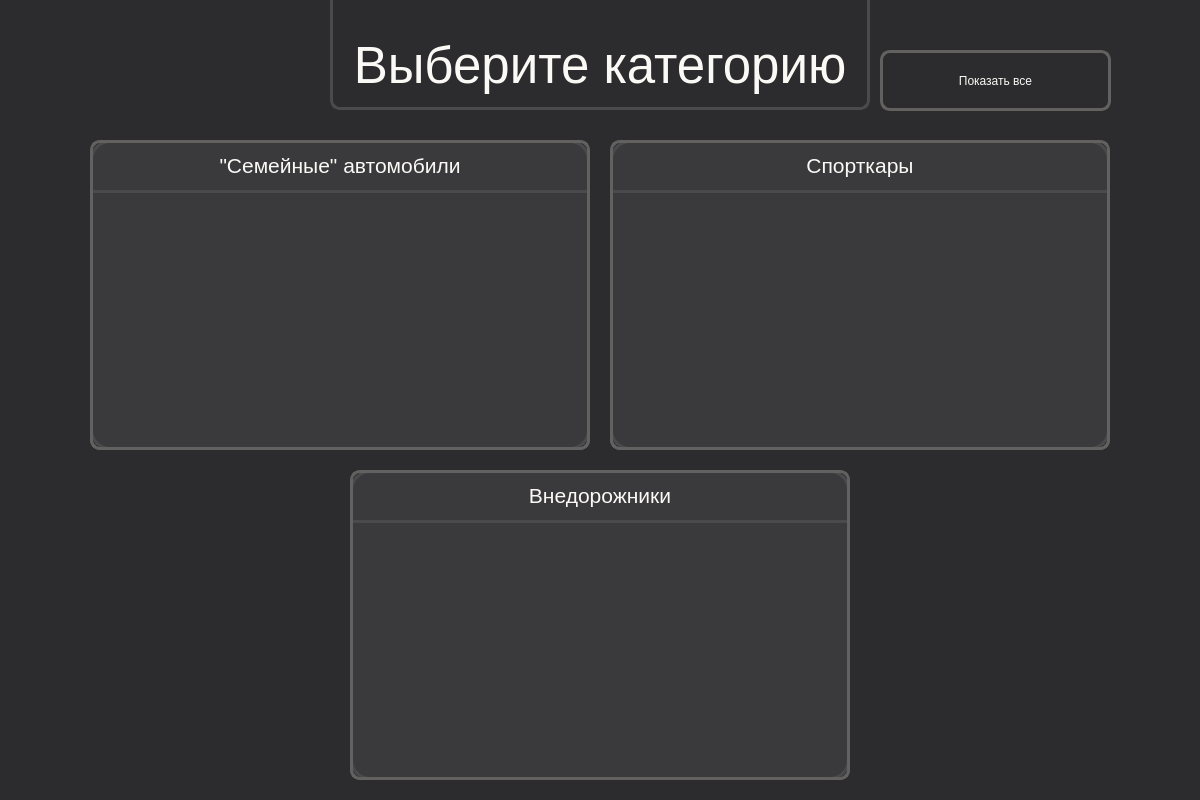
<?xml version="1.0" encoding="UTF-8"?>
<ui version="4.0">
 <class>MainWindow</class>
 <widget class="QMainWindow" name="MainWindow">
  <property name="geometry">
   <rect>
    <x>0</x>
    <y>0</y>
    <width>1200</width>
    <height>800</height>
   </rect>
  </property>
  <property name="minimumSize">
   <size>
    <width>1200</width>
    <height>800</height>
   </size>
  </property>
  <property name="maximumSize">
   <size>
    <width>1200</width>
    <height>800</height>
   </size>
  </property>
  <property name="font">
   <font>
    <pointsize>15</pointsize>
   </font>
  </property>
  <property name="windowTitle">
   <string>MainWindow</string>
  </property>
  <property name="styleSheet">
   <string notr="true">QMainWindow {
background-color: rgb(44, 44, 46);
}

QPushButton {
background:rgb(44, 44, 46);
color:rgb(250, 249, 245);
font:20pt &quot;Cascadia Mono SemiBold&quot;;
border: 3px solid rgb(98, 97, 95);
border-radius: 10px;
}
QPushButton:hover {
background:rgb(38, 38, 36);
}
QPushButton:pressed {
background:rgb(70, 70, 70);
}

QPushButton#btn_category_1 {
background-color: rgba(255, 255, 255, 0);
}
QPushButton#btn_category_2 {
background-color: rgba(255, 255, 255, 0);
}
QPushButton#btn_category_3 {
background-color: rgba(255, 255, 255, 0);
}
QPushButton#btn_category_4 {
background-color: rgba(255, 255, 255, 0);
}
QPushButton#btn_goto_LowPrice {
background-color: rgba(255, 255, 255, 0);
}
QPushButton#btn_goto_MidPrice {
background-color: rgba(255, 255, 255, 0);
}
QPushButton#btn_goto_HighPrice {
background-color: rgba(255, 255, 255, 0);
}

QListWidget {
    background-color: rgb(58, 58, 60);
    border: 1px solid #555;
    border-radius: 4px;
    color: white;
	outline: none;
}
QListWidget::item {
    padding: 6px;
    border-bottom: 1px solid #444;
}
QListWidget::item:hover {
    background-color: #3c3f41;
}
QListWidget::item:selected {
    background-color:  rgb(74, 144, 217);
    color: white;
	outline: none;
}

QTableWidget {
    background-color: #2b2b2b;
    gridline-color: #555;
    border: 1px solid #555;
    color: white;
    outline: none;
}
QTableWidget::item {
    padding: 4px;
    border: none;
}
QTableWidget::item:hover {
    background-color: #3c3f41;
}
QTableWidget::item:selected {
    background-color:  rgb(74, 144, 217);
    color: white;
}
QHeaderView::section {
    background-color: #3c3f41;
    color: white;
    padding: 4px;
    border: 1px solid #555;
    font-weight: bold;
}

QScrollBar::add-line:vertical, QScrollBar::sub-line:vertical,
QScrollBar::add-line:horizontal, QScrollBar::sub-line:horizontal {
    width: 0px;
    height: 0px;
    background: none;
}

QScrollBar::add-page:vertical, QScrollBar::sub-page:vertical,
QScrollBar::add-page:horizontal, QScrollBar::sub-page:horizontal {
    background: none;
}

QScrollBar:vertical {
    background: #2b2b2b;
    width: 10px;
    border: none;
}

QScrollBar::handle:vertical {
    background: #555;
    border-radius: 5px;
    min-height: 20px;
}

QScrollBar:horizontal {
    background: #2b2b2b;
    height: 10px;
    border: none;
}

QScrollBar::handle:horizontal {
    background: #555;
    border-radius: 5px;
    min-width: 20px;
}

QLabel {
color: rgb(250, 249, 245);
font :&quot;Cascadia Mono SemiBold&quot;;
}

QFrame#fr_category_1 {
background:rgb(58, 58, 60);
border: 3px solid rgb(74, 74, 76);
border-radius: 20px;
}
QFrame#fr_category_2 {
background:rgb(58, 58, 60);
border: 3px solid rgb(74, 74, 76);
border-radius: 20px;
}
QFrame#fr_category_3 {
background:rgb(58, 58, 60);
border: 3px solid rgb(74, 74, 76);
border-radius: 20px;
}
QFrame#fr_category_4 {
background:rgb(58, 58, 60);
border-radius: 20px;
}

QLabel#carPhoto_1 {
border: 3px solid rgb(74, 74, 76);
border-bottom-left-radius: 10px;
border-bottom-right-radius: 10px;
}
QLabel#carPhoto_2 {
border: 3px solid rgb(74, 74, 76);
border-bottom-left-radius: 10px;
border-bottom-right-radius: 10px;
}
QLabel#carPhoto_3 {
border: 3px solid rgb(74, 74, 76);
border-bottom-left-radius: 10px;
border-bottom-right-radius: 10px;
}
QLabel#carPhoto_4 {
border: 3px solid rgb(74, 74, 76);
border-bottom-left-radius: 10px;
border-bottom-right-radius: 10px;
}

QLabel#lb_bg1 {
background:rgb(58, 58, 60);
border: 3px solid rgb(74, 74, 76);
border-radius: 20px;
}
QLabel#lb_bg2 {
background:rgb(58, 58, 60);
border: 3px solid rgb(74, 74, 76);
border-radius: 20px;
}
QLabel#lb_bg3 {
background:rgb(58, 58, 60);
border: 3px solid rgb(74, 74, 76);
border-radius: 20px;
}
QLabel#lb_bg4 {
border: 3px solid rgb(74, 74, 76);
border-radius: 20px;
}
QLabel#lb_bg5 {
background:rgb(58, 58, 60);
border: 3px solid rgb(74, 74, 76);
border-bottom-left-radius: 10px;
}
QLabel#lb_bg6 {
border: 3px solid rgb(74, 74, 76);
border-radius: 10px;
}
QLabel#lb_info {
background:rgb(58, 58, 60);
border: 3px solid rgb(74, 74, 76);
border-radius: 20px;
margin: 5px;
}
QLabel#lb_list {
background:rgb(58, 58, 60);
border: 3px solid rgb(74, 74, 76);
border-radius: 10px;
}

QLabel#lb_LowPrice {
color: rgb(74, 144, 217);
background: rgb(44, 44, 46);
border: 3px solid  rgb(74, 74, 76);
border-radius: 10px;
}
QLabel#lb_MidPrice {
color: rgb(74, 144, 217);
background: rgb(44, 44, 46);
border: 3px solid  rgb(74, 74, 76);
border-radius: 10px;
}
QLabel#lb_HighPrice {
color: rgb(74, 144, 217);
background: rgb(44, 44, 46);
border: 3px solid  rgb(74, 74, 76);
border-radius: 10px;
}



QLabel#photo_LowPrice {
border-radius: 10px;
}
QLabel#photo_MidPrice {
border-radius: 10px;
}
QLabel#photo_HighPrice {
border-radius: 10px;
}
QLabel#photo {
border-radius: 10px;
}</string>
  </property>
  <property name="animated">
   <bool>true</bool>
  </property>
  <widget class="QWidget" name="centralwidget">
   <widget class="QStackedWidget" name="stackedWidget">
    <property name="geometry">
     <rect>
      <x>0</x>
      <y>0</y>
      <width>1200</width>
      <height>800</height>
     </rect>
    </property>
    <property name="currentIndex">
     <number>0</number>
    </property>
    <widget class="QWidget" name="Menu">
     <widget class="QLabel" name="lb_greetings">
      <property name="geometry">
       <rect>
        <x>350</x>
        <y>30</y>
        <width>500</width>
        <height>70</height>
       </rect>
      </property>
      <property name="font">
       <font>
        <pointsize>38</pointsize>
       </font>
      </property>
      <property name="text">
       <string>Выберите категорию</string>
      </property>
      <property name="alignment">
       <set>Qt::AlignCenter</set>
      </property>
     </widget>
     <widget class="QPushButton" name="btn_show">
      <property name="geometry">
       <rect>
        <x>880</x>
        <y>50</y>
        <width>231</width>
        <height>61</height>
       </rect>
      </property>
      <property name="text">
       <string>Показать все</string>
      </property>
     </widget>
     <widget class="QLabel" name="lb_bg6">
      <property name="geometry">
       <rect>
        <x>330</x>
        <y>-20</y>
        <width>540</width>
        <height>130</height>
       </rect>
      </property>
      <property name="font">
       <font>
        <pointsize>26</pointsize>
       </font>
      </property>
      <property name="styleSheet">
       <string notr="true"/>
      </property>
      <property name="text">
       <string/>
      </property>
      <property name="alignment">
       <set>Qt::AlignCenter</set>
      </property>
     </widget>
     <widget class="QFrame" name="fr_category_1">
      <property name="geometry">
       <rect>
        <x>90</x>
        <y>140</y>
        <width>500</width>
        <height>310</height>
       </rect>
      </property>
      <property name="frameShape">
       <enum>QFrame::StyledPanel</enum>
      </property>
      <property name="frameShadow">
       <enum>QFrame::Raised</enum>
      </property>
      <widget class="QLabel" name="lb_carName_1">
       <property name="geometry">
        <rect>
         <x>0</x>
         <y>0</y>
         <width>500</width>
         <height>50</height>
        </rect>
       </property>
       <property name="font">
        <font>
         <pointsize>16</pointsize>
        </font>
       </property>
       <property name="text">
        <string>&quot;Семейные&quot; автомобили</string>
       </property>
       <property name="alignment">
        <set>Qt::AlignCenter</set>
       </property>
      </widget>
      <widget class="QLabel" name="carPhoto_1">
       <property name="geometry">
        <rect>
         <x>0</x>
         <y>50</y>
         <width>500</width>
         <height>260</height>
        </rect>
       </property>
       <property name="font">
        <font>
         <pointsize>16</pointsize>
        </font>
       </property>
       <property name="styleSheet">
        <string notr="true"/>
       </property>
       <property name="text">
        <string/>
       </property>
       <property name="alignment">
        <set>Qt::AlignCenter</set>
       </property>
      </widget>
      <widget class="QPushButton" name="btn_category_1">
       <property name="geometry">
        <rect>
         <x>0</x>
         <y>0</y>
         <width>500</width>
         <height>310</height>
        </rect>
       </property>
       <property name="text">
        <string/>
       </property>
      </widget>
     </widget>
     <widget class="QFrame" name="fr_category_2">
      <property name="geometry">
       <rect>
        <x>350</x>
        <y>470</y>
        <width>500</width>
        <height>310</height>
       </rect>
      </property>
      <property name="frameShape">
       <enum>QFrame::StyledPanel</enum>
      </property>
      <property name="frameShadow">
       <enum>QFrame::Raised</enum>
      </property>
      <widget class="QLabel" name="carPhoto_2">
       <property name="geometry">
        <rect>
         <x>0</x>
         <y>50</y>
         <width>500</width>
         <height>260</height>
        </rect>
       </property>
       <property name="font">
        <font>
         <pointsize>16</pointsize>
        </font>
       </property>
       <property name="styleSheet">
        <string notr="true"/>
       </property>
       <property name="text">
        <string/>
       </property>
       <property name="alignment">
        <set>Qt::AlignCenter</set>
       </property>
      </widget>
      <widget class="QLabel" name="lb_carName_2">
       <property name="geometry">
        <rect>
         <x>0</x>
         <y>0</y>
         <width>500</width>
         <height>50</height>
        </rect>
       </property>
       <property name="font">
        <font>
         <pointsize>16</pointsize>
        </font>
       </property>
       <property name="text">
        <string>Внедорожники</string>
       </property>
       <property name="alignment">
        <set>Qt::AlignCenter</set>
       </property>
      </widget>
      <widget class="QPushButton" name="btn_category_2">
       <property name="geometry">
        <rect>
         <x>0</x>
         <y>0</y>
         <width>500</width>
         <height>310</height>
        </rect>
       </property>
       <property name="text">
        <string/>
       </property>
      </widget>
     </widget>
     <widget class="QFrame" name="fr_category_3">
      <property name="geometry">
       <rect>
        <x>610</x>
        <y>140</y>
        <width>500</width>
        <height>310</height>
       </rect>
      </property>
      <property name="frameShape">
       <enum>QFrame::StyledPanel</enum>
      </property>
      <property name="frameShadow">
       <enum>QFrame::Raised</enum>
      </property>
      <widget class="QLabel" name="carPhoto_3">
       <property name="geometry">
        <rect>
         <x>0</x>
         <y>50</y>
         <width>500</width>
         <height>260</height>
        </rect>
       </property>
       <property name="font">
        <font>
         <pointsize>16</pointsize>
        </font>
       </property>
       <property name="styleSheet">
        <string notr="true"/>
       </property>
       <property name="text">
        <string/>
       </property>
       <property name="alignment">
        <set>Qt::AlignCenter</set>
       </property>
      </widget>
      <widget class="QLabel" name="lb_carName_3">
       <property name="geometry">
        <rect>
         <x>0</x>
         <y>0</y>
         <width>500</width>
         <height>50</height>
        </rect>
       </property>
       <property name="font">
        <font>
         <pointsize>16</pointsize>
        </font>
       </property>
       <property name="text">
        <string>Спорткары</string>
       </property>
       <property name="alignment">
        <set>Qt::AlignCenter</set>
       </property>
      </widget>
      <widget class="QPushButton" name="btn_category_3">
       <property name="geometry">
        <rect>
         <x>0</x>
         <y>0</y>
         <width>500</width>
         <height>310</height>
        </rect>
       </property>
       <property name="text">
        <string/>
       </property>
      </widget>
     </widget>
     <zorder>lb_bg6</zorder>
     <zorder>lb_greetings</zorder>
     <zorder>btn_show</zorder>
     <zorder>fr_category_1</zorder>
     <zorder>fr_category_2</zorder>
     <zorder>fr_category_3</zorder>
    </widget>
    <widget class="QWidget" name="Categories">
     <widget class="QLabel" name="lb_choice">
      <property name="geometry">
       <rect>
        <x>350</x>
        <y>30</y>
        <width>500</width>
        <height>70</height>
       </rect>
      </property>
      <property name="font">
       <font>
        <pointsize>26</pointsize>
        <weight>50</weight>
        <italic>false</italic>
        <bold>false</bold>
       </font>
      </property>
      <property name="text">
       <string>Выберите ценовую категорию</string>
      </property>
      <property name="alignment">
       <set>Qt::AlignCenter</set>
      </property>
      <property name="wordWrap">
       <bool>true</bool>
      </property>
     </widget>
     <widget class="QLabel" name="lb_LowPrice">
      <property name="geometry">
       <rect>
        <x>170</x>
        <y>180</y>
        <width>450</width>
        <height>160</height>
       </rect>
      </property>
      <property name="font">
       <font>
        <pointsize>26</pointsize>
       </font>
      </property>
      <property name="styleSheet">
       <string notr="true"/>
      </property>
      <property name="text">
       <string>Цена - Цена</string>
      </property>
      <property name="alignment">
       <set>Qt::AlignCenter</set>
      </property>
     </widget>
     <widget class="QLabel" name="lb_bg1">
      <property name="geometry">
       <rect>
        <x>150</x>
        <y>160</y>
        <width>900</width>
        <height>200</height>
       </rect>
      </property>
      <property name="font">
       <font>
        <pointsize>26</pointsize>
       </font>
      </property>
      <property name="styleSheet">
       <string notr="true"/>
      </property>
      <property name="text">
       <string/>
      </property>
      <property name="alignment">
       <set>Qt::AlignCenter</set>
      </property>
     </widget>
     <widget class="QLabel" name="lb_bg2">
      <property name="geometry">
       <rect>
        <x>150</x>
        <y>370</y>
        <width>900</width>
        <height>200</height>
       </rect>
      </property>
      <property name="font">
       <font>
        <pointsize>26</pointsize>
       </font>
      </property>
      <property name="styleSheet">
       <string notr="true"/>
      </property>
      <property name="text">
       <string/>
      </property>
      <property name="alignment">
       <set>Qt::AlignCenter</set>
      </property>
     </widget>
     <widget class="QLabel" name="lb_bg3">
      <property name="geometry">
       <rect>
        <x>150</x>
        <y>580</y>
        <width>900</width>
        <height>200</height>
       </rect>
      </property>
      <property name="font">
       <font>
        <pointsize>26</pointsize>
       </font>
      </property>
      <property name="styleSheet">
       <string notr="true"/>
      </property>
      <property name="text">
       <string/>
      </property>
      <property name="alignment">
       <set>Qt::AlignCenter</set>
      </property>
     </widget>
     <widget class="QLabel" name="lb_MidPrice">
      <property name="geometry">
       <rect>
        <x>170</x>
        <y>390</y>
        <width>450</width>
        <height>160</height>
       </rect>
      </property>
      <property name="font">
       <font>
        <pointsize>26</pointsize>
       </font>
      </property>
      <property name="styleSheet">
       <string notr="true"/>
      </property>
      <property name="text">
       <string>Цена - Цена</string>
      </property>
      <property name="alignment">
       <set>Qt::AlignCenter</set>
      </property>
     </widget>
     <widget class="QLabel" name="lb_HighPrice">
      <property name="geometry">
       <rect>
        <x>170</x>
        <y>600</y>
        <width>450</width>
        <height>160</height>
       </rect>
      </property>
      <property name="font">
       <font>
        <pointsize>26</pointsize>
       </font>
      </property>
      <property name="styleSheet">
       <string notr="true"/>
      </property>
      <property name="text">
       <string>Цена - Цена</string>
      </property>
      <property name="alignment">
       <set>Qt::AlignCenter</set>
      </property>
     </widget>
     <widget class="QLabel" name="photo_price_1">
      <property name="geometry">
       <rect>
        <x>680</x>
        <y>175</y>
        <width>340</width>
        <height>170</height>
       </rect>
      </property>
      <property name="font">
       <font>
        <pointsize>26</pointsize>
       </font>
      </property>
      <property name="styleSheet">
       <string notr="true"/>
      </property>
      <property name="text">
       <string/>
      </property>
      <property name="alignment">
       <set>Qt::AlignCenter</set>
      </property>
     </widget>
     <widget class="QLabel" name="photo_price_2">
      <property name="geometry">
       <rect>
        <x>680</x>
        <y>385</y>
        <width>340</width>
        <height>170</height>
       </rect>
      </property>
      <property name="font">
       <font>
        <pointsize>26</pointsize>
       </font>
      </property>
      <property name="styleSheet">
       <string notr="true"/>
      </property>
      <property name="text">
       <string/>
      </property>
      <property name="alignment">
       <set>Qt::AlignCenter</set>
      </property>
     </widget>
     <widget class="QLabel" name="photo_price_3">
      <property name="geometry">
       <rect>
        <x>680</x>
        <y>595</y>
        <width>340</width>
        <height>170</height>
       </rect>
      </property>
      <property name="font">
       <font>
        <pointsize>26</pointsize>
       </font>
      </property>
      <property name="styleSheet">
       <string notr="true"/>
      </property>
      <property name="text">
       <string/>
      </property>
      <property name="alignment">
       <set>Qt::AlignCenter</set>
      </property>
     </widget>
     <widget class="QPushButton" name="btn_back">
      <property name="geometry">
       <rect>
        <x>50</x>
        <y>30</y>
        <width>150</width>
        <height>60</height>
       </rect>
      </property>
      <property name="text">
       <string>Назад</string>
      </property>
      <property name="autoDefault">
       <bool>false</bool>
      </property>
      <property name="default">
       <bool>false</bool>
      </property>
      <property name="flat">
       <bool>false</bool>
      </property>
     </widget>
     <widget class="QLabel" name="lb_bg4">
      <property name="geometry">
       <rect>
        <x>330</x>
        <y>-20</y>
        <width>540</width>
        <height>130</height>
       </rect>
      </property>
      <property name="font">
       <font>
        <pointsize>26</pointsize>
       </font>
      </property>
      <property name="styleSheet">
       <string notr="true"/>
      </property>
      <property name="text">
       <string/>
      </property>
      <property name="alignment">
       <set>Qt::AlignCenter</set>
      </property>
     </widget>
     <widget class="QPushButton" name="btn_goto_LowPrice">
      <property name="geometry">
       <rect>
        <x>150</x>
        <y>160</y>
        <width>900</width>
        <height>200</height>
       </rect>
      </property>
      <property name="text">
       <string/>
      </property>
      <property name="autoDefault">
       <bool>false</bool>
      </property>
      <property name="default">
       <bool>false</bool>
      </property>
      <property name="flat">
       <bool>false</bool>
      </property>
     </widget>
     <widget class="QPushButton" name="btn_goto_MidPrice">
      <property name="geometry">
       <rect>
        <x>150</x>
        <y>370</y>
        <width>900</width>
        <height>200</height>
       </rect>
      </property>
      <property name="text">
       <string/>
      </property>
      <property name="autoDefault">
       <bool>false</bool>
      </property>
      <property name="default">
       <bool>false</bool>
      </property>
      <property name="flat">
       <bool>false</bool>
      </property>
     </widget>
     <widget class="QPushButton" name="btn_goto_HighPrice">
      <property name="geometry">
       <rect>
        <x>150</x>
        <y>580</y>
        <width>900</width>
        <height>200</height>
       </rect>
      </property>
      <property name="text">
       <string/>
      </property>
      <property name="autoDefault">
       <bool>false</bool>
      </property>
      <property name="default">
       <bool>false</bool>
      </property>
      <property name="flat">
       <bool>false</bool>
      </property>
     </widget>
     <zorder>lb_bg4</zorder>
     <zorder>lb_bg1</zorder>
     <zorder>lb_choice</zorder>
     <zorder>lb_LowPrice</zorder>
     <zorder>lb_bg2</zorder>
     <zorder>lb_bg3</zorder>
     <zorder>lb_MidPrice</zorder>
     <zorder>lb_HighPrice</zorder>
     <zorder>photo_price_1</zorder>
     <zorder>photo_price_2</zorder>
     <zorder>photo_price_3</zorder>
     <zorder>btn_back</zorder>
     <zorder>btn_goto_LowPrice</zorder>
     <zorder>btn_goto_MidPrice</zorder>
     <zorder>btn_goto_HighPrice</zorder>
    </widget>
    <widget class="QWidget" name="Categories_inspect">
     <widget class="QWidget" name="verticalLayoutWidget">
      <property name="geometry">
       <rect>
        <x>660</x>
        <y>100</y>
        <width>521</width>
        <height>671</height>
       </rect>
      </property>
      <layout class="QVBoxLayout" name="Plot"/>
     </widget>
     <widget class="QListWidget" name="list">
      <property name="geometry">
       <rect>
        <x>50</x>
        <y>480</y>
        <width>300</width>
        <height>230</height>
       </rect>
      </property>
     </widget>
     <widget class="QTableWidget" name="table">
      <property name="geometry">
       <rect>
        <x>360</x>
        <y>420</y>
        <width>280</width>
        <height>360</height>
       </rect>
      </property>
      <property name="font">
       <font>
        <pointsize>8</pointsize>
       </font>
      </property>
      <property name="layoutDirection">
       <enum>Qt::LeftToRight</enum>
      </property>
      <property name="autoFillBackground">
       <bool>false</bool>
      </property>
      <property name="frameShape">
       <enum>QFrame::StyledPanel</enum>
      </property>
      <property name="frameShadow">
       <enum>QFrame::Sunken</enum>
      </property>
      <property name="horizontalScrollBarPolicy">
       <enum>Qt::ScrollBarAsNeeded</enum>
      </property>
      <property name="autoScroll">
       <bool>true</bool>
      </property>
      <property name="autoScrollMargin">
       <number>16</number>
      </property>
      <property name="dragEnabled">
       <bool>false</bool>
      </property>
      <property name="alternatingRowColors">
       <bool>false</bool>
      </property>
      <property name="showGrid">
       <bool>true</bool>
      </property>
      <property name="gridStyle">
       <enum>Qt::SolidLine</enum>
      </property>
      <property name="sortingEnabled">
       <bool>false</bool>
      </property>
      <property name="wordWrap">
       <bool>true</bool>
      </property>
      <property name="cornerButtonEnabled">
       <bool>false</bool>
      </property>
      <property name="rowCount">
       <number>9</number>
      </property>
      <attribute name="horizontalHeaderVisible">
       <bool>false</bool>
      </attribute>
      <attribute name="horizontalHeaderCascadingSectionResizes">
       <bool>false</bool>
      </attribute>
      <attribute name="horizontalHeaderDefaultSectionSize">
       <number>135</number>
      </attribute>
      <attribute name="horizontalHeaderMinimumSectionSize">
       <number>30</number>
      </attribute>
      <attribute name="horizontalHeaderShowSortIndicator" stdset="0">
       <bool>false</bool>
      </attribute>
      <attribute name="horizontalHeaderStretchLastSection">
       <bool>true</bool>
      </attribute>
      <attribute name="verticalHeaderVisible">
       <bool>false</bool>
      </attribute>
      <attribute name="verticalHeaderCascadingSectionResizes">
       <bool>false</bool>
      </attribute>
      <attribute name="verticalHeaderDefaultSectionSize">
       <number>36</number>
      </attribute>
      <attribute name="verticalHeaderHighlightSections">
       <bool>true</bool>
      </attribute>
      <attribute name="verticalHeaderMinimumSectionSize">
       <number>36</number>
      </attribute>
      <attribute name="verticalHeaderShowSortIndicator" stdset="0">
       <bool>false</bool>
      </attribute>
      <attribute name="verticalHeaderStretchLastSection">
       <bool>true</bool>
      </attribute>
      <row>
       <property name="text">
        <string>New Row</string>
       </property>
      </row>
      <row>
       <property name="text">
        <string>New Row</string>
       </property>
      </row>
      <row>
       <property name="text">
        <string>New Row</string>
       </property>
      </row>
      <row>
       <property name="text">
        <string>New Row</string>
       </property>
      </row>
      <row>
       <property name="text">
        <string>New Row</string>
       </property>
      </row>
      <row>
       <property name="text">
        <string>New Row</string>
       </property>
      </row>
      <row>
       <property name="text">
        <string>New Row</string>
       </property>
      </row>
      <row>
       <property name="text">
        <string>New Row</string>
       </property>
      </row>
      <row>
       <property name="text">
        <string>New Row</string>
       </property>
      </row>
      <column>
       <property name="text">
        <string>Характеристика</string>
       </property>
      </column>
      <column>
       <property name="text">
        <string>Значение</string>
       </property>
      </column>
      <item row="0" column="0">
       <property name="text">
        <string>Тип двигателя</string>
       </property>
      </item>
      <item row="0" column="1">
       <property name="text">
        <string/>
       </property>
      </item>
      <item row="1" column="0">
       <property name="text">
        <string>Обьём двигателя / аккумулятора</string>
       </property>
      </item>
      <item row="1" column="1">
       <property name="text">
        <string/>
       </property>
      </item>
      <item row="2" column="0">
       <property name="text">
        <string>Количество л.с.</string>
       </property>
      </item>
      <item row="2" column="1">
       <property name="text">
        <string/>
       </property>
      </item>
      <item row="3" column="0">
       <property name="text">
        <string>Макс. скорость (км/ч)</string>
       </property>
      </item>
      <item row="3" column="1">
       <property name="text">
        <string/>
       </property>
      </item>
      <item row="4" column="0">
       <property name="text">
        <string>(0 - 100 км/ч, с)</string>
       </property>
      </item>
      <item row="4" column="1">
       <property name="text">
        <string/>
       </property>
      </item>
      <item row="5" column="0">
       <property name="text">
        <string>Цена в долларах</string>
       </property>
      </item>
      <item row="5" column="1">
       <property name="text">
        <string/>
       </property>
      </item>
      <item row="6" column="0">
       <property name="text">
        <string>Тип топлива</string>
       </property>
      </item>
      <item row="6" column="1">
       <property name="text">
        <string/>
       </property>
      </item>
      <item row="7" column="0">
       <property name="text">
        <string>Количество мест</string>
       </property>
      </item>
      <item row="7" column="1">
       <property name="text">
        <string/>
       </property>
      </item>
      <item row="8" column="0">
       <property name="text">
        <string>Крутящий момент</string>
       </property>
      </item>
      <item row="8" column="1">
       <property name="text">
        <string/>
       </property>
      </item>
     </widget>
     <widget class="QPushButton" name="btn_inspect">
      <property name="geometry">
       <rect>
        <x>50</x>
        <y>720</y>
        <width>300</width>
        <height>60</height>
       </rect>
      </property>
      <property name="text">
       <string>Подробнее ⤷</string>
      </property>
     </widget>
     <widget class="QPushButton" name="btn_back_2">
      <property name="geometry">
       <rect>
        <x>50</x>
        <y>30</y>
        <width>150</width>
        <height>60</height>
       </rect>
      </property>
      <property name="text">
       <string>Назад</string>
      </property>
     </widget>
     <widget class="QLabel" name="lb_category">
      <property name="geometry">
       <rect>
        <x>460</x>
        <y>15</y>
        <width>300</width>
        <height>60</height>
       </rect>
      </property>
      <property name="font">
       <font>
        <pointsize>20</pointsize>
       </font>
      </property>
      <property name="text">
       <string>Категория</string>
      </property>
      <property name="alignment">
       <set>Qt::AlignCenter</set>
      </property>
     </widget>
     <widget class="QLabel" name="lb_list">
      <property name="geometry">
       <rect>
        <x>50</x>
        <y>420</y>
        <width>300</width>
        <height>50</height>
       </rect>
      </property>
      <property name="font">
       <font>
        <pointsize>20</pointsize>
       </font>
      </property>
      <property name="text">
       <string>Список автомобилей</string>
      </property>
      <property name="alignment">
       <set>Qt::AlignLeading|Qt::AlignLeft|Qt::AlignVCenter</set>
      </property>
     </widget>
     <widget class="QLabel" name="photo">
      <property name="geometry">
       <rect>
        <x>360</x>
        <y>150</y>
        <width>280</width>
        <height>250</height>
       </rect>
      </property>
      <property name="font">
       <font>
        <pointsize>20</pointsize>
       </font>
      </property>
      <property name="styleSheet">
       <string notr="true"/>
      </property>
      <property name="text">
       <string/>
      </property>
      <property name="alignment">
       <set>Qt::AlignCenter</set>
      </property>
     </widget>
     <widget class="QPushButton" name="btn_menu">
      <property name="geometry">
       <rect>
        <x>210</x>
        <y>30</y>
        <width>210</width>
        <height>60</height>
       </rect>
      </property>
      <property name="text">
       <string>На главную</string>
      </property>
     </widget>
     <widget class="QLabel" name="lb_bg5">
      <property name="geometry">
       <rect>
        <x>440</x>
        <y>0</y>
        <width>1100</width>
        <height>90</height>
       </rect>
      </property>
      <property name="font">
       <font>
        <pointsize>26</pointsize>
       </font>
      </property>
      <property name="styleSheet">
       <string notr="true"/>
      </property>
      <property name="text">
       <string/>
      </property>
      <property name="alignment">
       <set>Qt::AlignCenter</set>
      </property>
     </widget>
     <widget class="QLabel" name="lb_price">
      <property name="geometry">
       <rect>
        <x>730</x>
        <y>15</y>
        <width>441</width>
        <height>60</height>
       </rect>
      </property>
      <property name="font">
       <font>
        <pointsize>20</pointsize>
       </font>
      </property>
      <property name="text">
       <string>Цена - Цена</string>
      </property>
      <property name="alignment">
       <set>Qt::AlignCenter</set>
      </property>
     </widget>
     <widget class="QLabel" name="lb_info">
      <property name="geometry">
       <rect>
        <x>50</x>
        <y>110</y>
        <width>300</width>
        <height>300</height>
       </rect>
      </property>
      <property name="font">
       <font>
        <pointsize>13</pointsize>
        <weight>50</weight>
        <italic>false</italic>
        <bold>false</bold>
       </font>
      </property>
      <property name="styleSheet">
       <string notr="true"/>
      </property>
      <property name="text">
       <string/>
      </property>
      <property name="scaledContents">
       <bool>true</bool>
      </property>
      <property name="alignment">
       <set>Qt::AlignLeading|Qt::AlignLeft|Qt::AlignTop</set>
      </property>
      <property name="wordWrap">
       <bool>true</bool>
      </property>
      <property name="margin">
       <number>15</number>
      </property>
     </widget>
     <zorder>lb_info</zorder>
     <zorder>lb_bg5</zorder>
     <zorder>verticalLayoutWidget</zorder>
     <zorder>list</zorder>
     <zorder>table</zorder>
     <zorder>btn_inspect</zorder>
     <zorder>btn_back_2</zorder>
     <zorder>lb_category</zorder>
     <zorder>lb_list</zorder>
     <zorder>photo</zorder>
     <zorder>btn_menu</zorder>
     <zorder>lb_price</zorder>
    </widget>
   </widget>
  </widget>
 </widget>
 <resources/>
 <connections/>
</ui>
